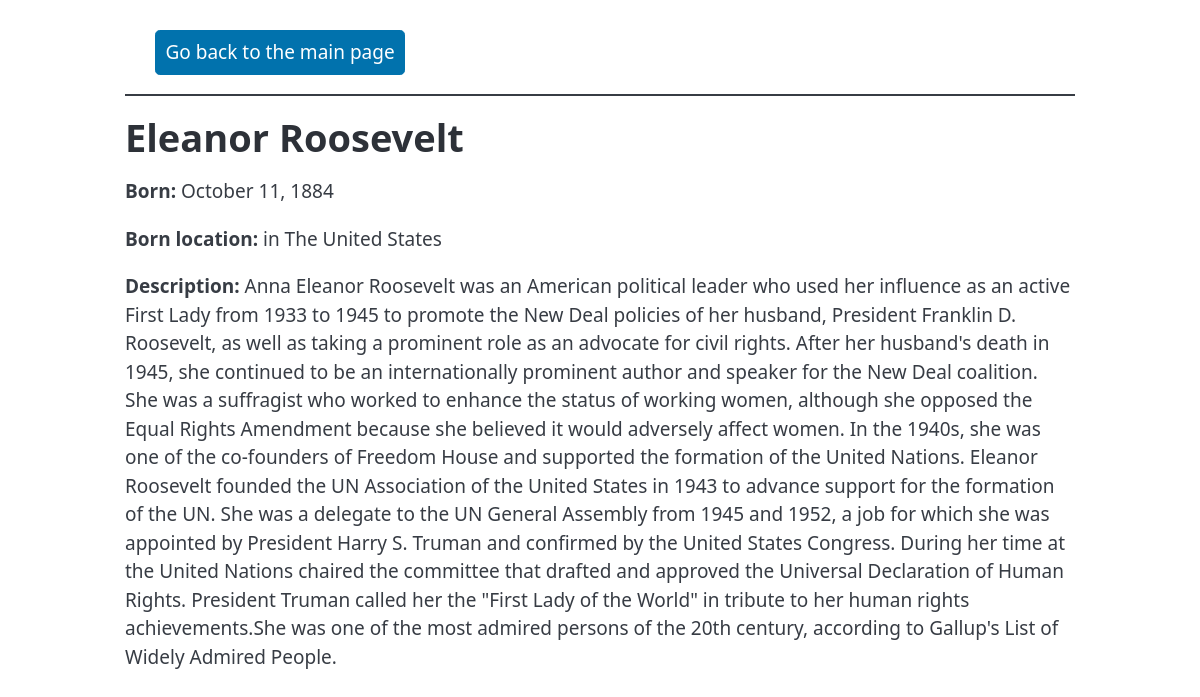
Screenshot of /author/Eleanor Roosevelt/ with the database file from the repository.
### quoteapp/models.py (models this page shows, shortened)
class Author(models.Model):
    fullname = models.CharField(max_length=25, null=False, unique=True)
    born_date = models.CharField(max_length=25, null=True)
    born_location = models.CharField(max_length=100, null=True)
    description = models.TextField(null=True)

### quoteapp/views.py (the view)
# urls.py: path('author/<str:fullname>/', views.author_about, name='author_fullname'),
def author_about(request, fullname):
    author = get_object_or_404(Author, fullname=fullname)
    return render(request, 'quoteapp/author_about.html', {'author': author})

### quoteapp/templates/quoteapp/author_about.html
{% extends "quoteapp/base.html" %}
{% block content %}
<h1>{{author.fullname}}</h1>
<p><b>Born:</b> {{author.born_date}}</p>
<p><b>Born location:</b> {{author.born_location}}</p>
<p><b>Description:</b> {{author.description}}</p>
{% endblock %}

### rows the page displays
Author: fullname "Eleanor Roosevelt", born_date "October 11, 1884", born_location "in The United States", description "Anna Eleanor Roosevelt was an American political leader who used her influence as an active First Lady from 1933 to 1945 to promote the New Deal policies of her husband, President Franklin D. Roosevelt, as well as taking a prominent role as an advocate for civil rights. After her husband's death in 1945, she continued to be an internationally prominent author and speaker for the New Deal coalition. She was a suffragist who worked to enhance the status of working women, although she opposed the Equal Rights Amendment because she believed it would adversely affect women. In the 1940s, she was one of the co-founders of Freedom House and supported the formation of the United Nations. Eleanor…"
